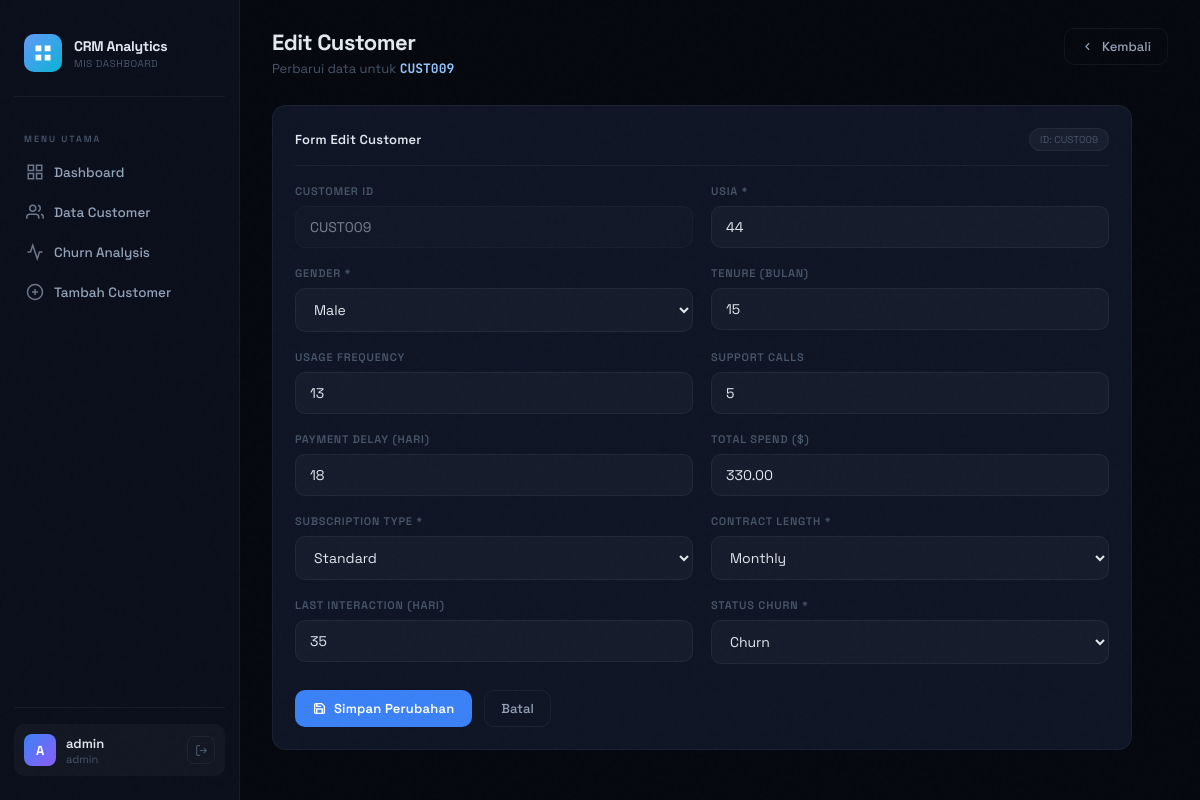
/edit.php?id=CUST009 (signed in), run on the app's committed database.
### tables this page shows
CREATE TABLE IF NOT EXISTS customer_churn (
    id            INT AUTO_INCREMENT PRIMARY KEY,
    customerid    VARCHAR(50)  NOT NULL UNIQUE,
    age           INT          NOT NULL,
    gender        VARCHAR(10)  NOT NULL,
    tenure        INT          DEFAULT 0,
    usage_frequency INT        DEFAULT 0,
    support_calls   INT        DEFAULT 0,
    payment_delay   INT        DEFAULT 0,
    subscription_type VARCHAR(20) NOT NULL DEFAULT 'Basic',
    contract_length   VARCHAR(20) NOT NULL DEFAULT 'Monthly',
    total_spend       DECIMAL(10,2) DEFAULT 0.00,
    last_interaction  INT        DEFAULT 0,
    churn             TINYINT(1) DEFAULT 0,
    created_at        TIMESTAMP  DEFAULT CURRENT_TIMESTAMP,
    updated_at        TIMESTAMP  DEFAULT CURRENT_TIMESTAMP ON UPDATE CURRENT_TIMESTAMP
);

### edit.php (the view, shortened to what this page needs)
<?php
include 'koneksi.php';
$cid = mysqli_real_escape_string($conn, $_GET['id'] ?? '');
$res = mysqli_query($conn, "SELECT * FROM customer_churn WHERE customerid='$cid' LIMIT 1");
$c = mysqli_fetch_assoc($res);
?>
<!DOCTYPE html>
<html lang="id">
<head>
<link rel="stylesheet" href="assets/style.css">
</head>
<body>
<?php include 'partials/sidebar.php'; ?>
<div class="main">
  <div class="page-header">
    <div>
      <div class="page-title">Edit Customer</div>
      <div class="page-sub">Perbarui data untuk
        <strong style="color:#93c5fd;font-family:'JetBrains Mono',monospace;"><?= htmlspecialchars($cid) ?></strong>
      </div>
    </div>
    <a href="customers.php" class="btn-secondary">
      <svg width="13" height="13" viewBox="0 0 24 24" fill="none" stroke="currentColor" stroke-width="2"><polyline points="15 18 9 12 15 6"/></svg>
      Kembali
    </a>
  </div>
  <div class="section-card" style="max-width:860px;">
    <div class="section-header">
      <div class="section-title">Form Edit Customer</div>
      <span class="section-badge">ID: <?= htmlspecialchars($cid) ?></span>
    </div>
    <form method="POST">
      <div class="form-grid">
        <div class="form-group">
          <label class="form-label">Customer ID</label>
          <input type="text" class="form-input" value="<?= htmlspecialchars($cid) ?>" disabled style="opacity:.5;">
        </div>
        <div class="form-group">
          <label class="form-label">Usia *</label>
          <input type="number" name="age" class="form-input" min="18" max="100" required value="<?= $c['age'] ?>">
        </div>
        <div class="form-group">
          <label class="form-label">Gender *</label>
          <select name="gender" class="form-input" required>
            <option value="Male"   <?= $c['gender']==='Male'  ?'selected':'' ?>>Male</option>
          </select>
        </div>
        <div class="form-group">
          <label class="form-label">Tenure (Bulan)</label>
          <input type="number" name="tenure" class="form-input" min="0" value="<?= $c['tenure'] ?>">
        </div>
        <div class="form-group">
          <label class="form-label">Usage Frequency</label>
          <input type="number" name="usage_frequency" class="form-input" min="0" value="<?= $c['usage_frequency'] ?>">
        </div>
        <div class="form-group">
          <label class="form-label">Support Calls</label>
          <input type="number" name="support_calls" class="form-input" min="0" value="<?= $c['support_calls'] ?>">
        </div>
        <div class="form-group">
          <label class="form-label">Payment Delay (Hari)</label>
          <input type="number" name="payment_delay" class="form-input" min="0" value="<?= $c['payment_delay'] ?>">
        </div>
        <div class="form-group">
          <label class="form-label">Total Spend ($)</label>
          <input type="number" name="total_spend" class="form-input" min="0" step="0.01" value="<?= $c['total_spend'] ?>">
        </div>
        <div class="form-group">
          <label class="form-label">Subscription Type *</label>
          <select name="subscription_type" class="form-input" required>
            <?php foreach (['Basic','Standard','Premium'] as $s): ?>
              <option value="<?= $s ?>" <?= $c['subscription_type']===$s?'selected':'' ?>><?= $s ?></option>
            <?php endforeach; ?>
          </select>
        </div>
        <div class="form-group">
          <label class="form-label">Contract Length *</label>
          <select name="contract_length" class="form-input" required>
            <?php foreach (['Monthly','Quarterly','Annual'] as $ct): ?>
              <option value="<?= $ct ?>" <?= $c['contract_length']===$ct?'selected':'' ?>><?= $ct ?></option>
            <?php endforeach; ?>
          </select>
        </div>
        <div class="form-group">
          <label class="form-label">Last Interaction (Hari)</label>
          <input type="number" name="last_interaction" class="form-input" min="0" value="<?= $c['last_interaction'] ?>">
        </div>
        <div class="form-group">
          <label class="form-label">Status Churn *</label>
          <select name="churn" class="form-input" required>
            <option value="1" <?= $c['churn']==1?'selected':'' ?>>Churn</option>
          </select>
        </div>
      </div>
      <div style="margin-top:26px; display:flex; gap:12px;">
        <button type="submit" class="btn-primary">
          <svg width="13" height="13" viewBox="0 0 24 24" fill="none" stroke="currentColor" stroke-width="2.5"><path d="M19 21H5a2 2 0 0 1-2-2V5a2 2 0 0 1 2-2h11l5 5v11a2 2 0 0 1-2 2z"/><polyline points="17 21 17 13 7 13 7 21"/><polyline points="7 3 7 8 15 8"/></svg>
          Simpan Perubahan
        </button>
        <a href="customers.php" class="btn-secondary">Batal</a>
      </div>
    </form>
  </div>
</div>
</body>
</html>

### assets/style.css (style rules this page uses)
:root { --bg: #06080f; --surface: #0b0f1c; --card: #0f1525; --card2: #141b2e; --accent: #3b82f6; --accent2: #06b6d4; --accent3: #10b981; --danger: #ef4444; --warn: #f59e0b; --purple: #8b5cf6; --text: #e2e8f0; --text2: #94a3b8; --muted: #475569; --border: rgba(59,130,246,0.12); --border2: rgba(255,255,255,0.05); --sidebar-w: 240px; --glow: 0 0 30px rgba(59,130,246,0.15); }
* { margin: 0; padding: 0; box-sizing: border-box; }
html { scroll-behavior: smooth; }
body { font-family: 'Space Grotesk', sans-serif; background: var(--bg); color: var(--text); min-height: 100vh; display: flex; overflow-x: hidden; }
body::before { content: ''; position: fixed; inset: 0; pointer-events: none; z-index: 9999; opacity: 0.4; }
.main { margin-left: var(--sidebar-w); flex: 1; padding: 28px 32px; min-height: 100vh; animation: fadeIn 0.5s ease; }
.page-header { display: flex; align-items: flex-start; justify-content: space-between; margin-bottom: 28px; }
.page-title { font-size: 22px; font-weight: 700; color: var(--text); letter-spacing: -0.5px; }
.page-sub { font-size: 13px; color: var(--muted); margin-top: 4px; }
.section-card { background: var(--card); border: 1px solid var(--border2); border-radius: 14px; padding: 22px; margin-bottom: 20px; transition: border-color 0.2s; }
.section-header { display: flex; align-items: center; justify-content: space-between; margin-bottom: 18px; padding-bottom: 14px; border-bottom: 1px solid var(--border2); }
.section-title { font-size: 13px; font-weight: 600; color: var(--text); letter-spacing: 0.2px; }
.section-badge { font-size: 10px; color: var(--muted); background: rgba(255,255,255,0.04); border: 1px solid var(--border2); padding: 4px 10px; border-radius: 20px; }
.btn-primary { display: inline-flex; align-items: center; gap: 8px; padding: 10px 18px; background: var(--accent); color: white; border-radius: 10px; font-size: 13px; font-weight: 600; text-decoration: none; cursor: pointer; border: none; transition: all 0.2s; font-family: 'Space Grotesk', sans-serif; letter-spacing: 0.2px; }
.btn-secondary { display: inline-flex; align-items: center; gap: 8px; padding: 9px 16px; background: transparent; color: var(--text2); border-radius: 10px; font-size: 13px; font-weight: 500; text-decoration: none; cursor: pointer; border: 1px solid var(--border2); transition: all 0.2s; font-family: 'Space Grotesk', sans-serif; }
.form-grid { display: grid; grid-template-columns: 1fr 1fr; gap: 18px; }
.form-group { display: flex; flex-direction: column; gap: 8px; }
.form-label { font-size: 11px; font-weight: 600; color: var(--muted); text-transform: uppercase; letter-spacing: 0.8px; }
.form-input { background: rgba(255,255,255,0.03); border: 1px solid var(--border2); border-radius: 10px; padding: 11px 14px; color: var(--text); font-size: 14px; font-family: 'Space Grotesk', sans-serif; outline: none; transition: all 0.2s; width: 100%; }
.form-input::placeholder { color: var(--muted); font-size: 13px; }
.form-input:disabled { opacity: 0.4; cursor: not-allowed; }

### data on the page
customer_churn: age "44", gender "Male", tenure "15", usage_frequency "13", support_calls "5", payment_delay "18", total_spend "330.00", subscription_type "Standard", contract_length "Monthly", last_interaction "35", churn "Churn"

### other printed values
substr($_SESSION['username'] ?? 'A', 0, 1) "A"
$_SESSION['username'] "admin"
$_SESSION['role'] "admin"
$cid "CUST009"
